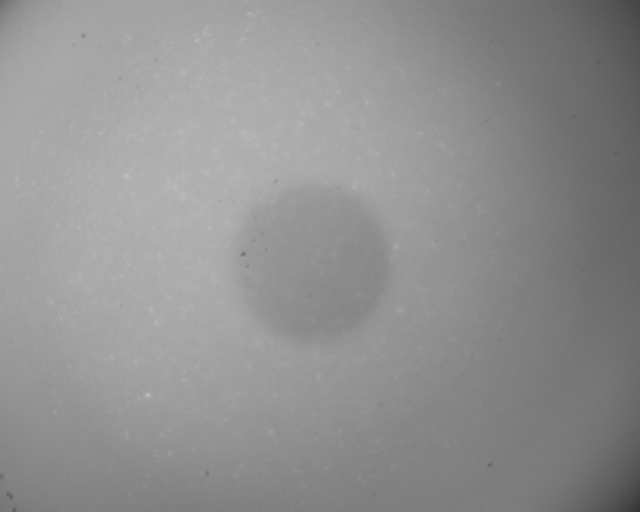
#> input picture Development/DatasetReal/0.677/0.677_600_0.png, 1280 x 1024 px (shown at 1/2 size); its folder holds 3 pictures in this run
$ jupyter execute --allow-errors regression.ipynb
#> lines starting #> are read from the running program, lines starting #| are printed output that depends on the picture
[cell 1]
import tensorflow as tf
import pandas as pd
from PIL import Image
import numpy as np
import matplotlib.pyplot as plt
from scipy import ndimage
import os
from skimage import data
from skimage import filters
from skimage import exposure

from sklearn.decomposition import PCA
#from sklearn.preprocessing import OneHotEncoder
from sklearn.preprocessing import LabelEncoder
from sklearn.model_selection import train_test_split
import pandas as pd
from sklearn.metrics import explained_variance_score
import cv2

import keras
from tensorflow.keras.models import Sequential
from keras.layers import Dense
from keras.layers import Input
from tensorflow.keras.optimizers import RMSprop
# Granulometry
from skimage import data
from skimage import filters
from skimage import exposure
#labelling
from skimage.morphology import label

[cell 2]
class Granulometry:
    def __init__(self, minDisc=1, maxDisc=30, growth=1):
        self.sizes = range(minDisc, maxDisc, growth)
        nb = int((maxDisc - minDisc) / growth)
        self.granulo = np.zeros(nb)

    def disk_structure(self, n):
        struct = np.zeros((2 * n + 1, 2 * n + 1))
        x, y = np.indices((2 * n + 1, 2 * n + 1))
        mask = (x - n)**2 + (y - n)**2 <= n**2
        struct[mask] = 1
        return struct.astype(bool)


    def granulometry(self, data):
        s = max(data.shape)
        if self.sizes is None:
            self.sizes = range(1, s/2, 2)
        self.granulo = [ndimage.binary_opening(data, structure=self.disk_structure(n)).sum() for n in self.sizes]
        return self.granulo

    def granulometry_with_step(self, data):
        s = max(data.shape)
        if self.sizes is None:
            self.sizes = range(1, s/2, 2)

        i = 0
        for n in self.sizes:
            print(i)
            opened = ndimage.binary_opening(data, structure=self.disk_structure(n))
            self.granulo[i] = opened.sum()
            plt.imshow(data, cmap=plt.cm.gray)
            plt.contour(opened, [0.5], colors='b', linewidths=2)
            plt.show()
            i += 1

        return self.granulo

    def plot_granulo(self):
        plt.plot(self.sizes, self.granulo, 'ok', ms=8)
        plt.show()

[cell 3]
def minMaxRescale(x):
    max_val = np.max(x)
    min_val = np.min(x)
    return (x - min_val)/(max_val - min_val)

def rescale(x):
    return x / 255.

[cell 4]
PATH = "DatasetReal/"

classes = {}
kernel = cv2.getStructuringElement(cv2.MORPH_ELLIPSE,(10,10))

for directory in os.listdir(PATH):
    print(directory)

    classes[directory] = {}

    for file in os.listdir(PATH+directory):

        image = cv2.imread(PATH+directory+"/"+file, 0)
#> image is the input picture: shape (1024, 1280); min 50, max 199, mean 144.7
        erode = cv2.erode(image,kernel)
        image = image - erode
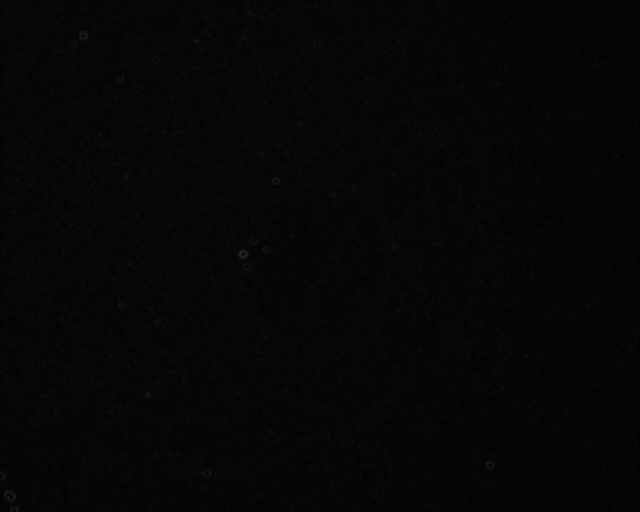
#> image: shape (1024, 1280) (shown at 1/2 size); min 0, max 52, mean 5.8

        image = cv2.cv2.resize(image, (320,256))
#> image: shape (256, 320)

        data = rescale(image)
#> in rescale, `return x / 255.`:
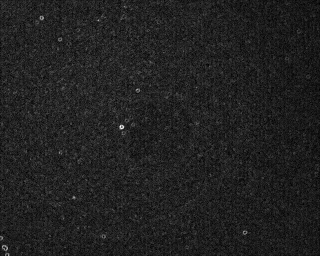
#> returned value: shape (256, 320) float64; min 0.00392, max 0.157, mean 0.0239; drawn with min black and max white

        MCL = file.split('_')[1]

        if MCL in classes[directory]:
            classes[directory][MCL].append(data)
        else:
            classes[directory][MCL] = []
            classes[directory][MCL].append(data)
#> pass 2 of the loop `for directory in os.listdir(PATH):`:
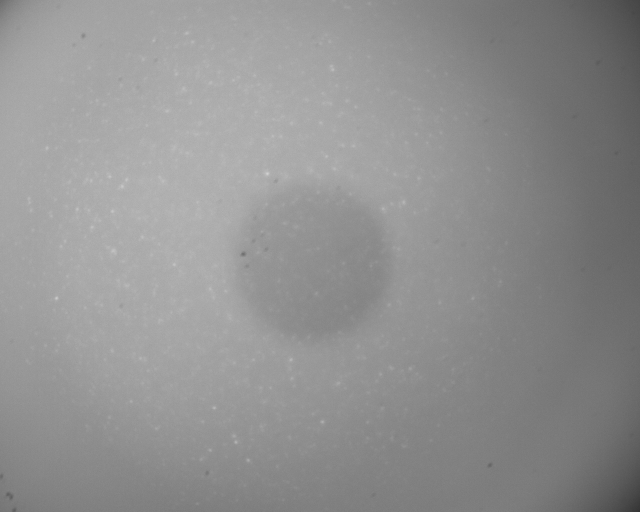
#> input picture Development/DatasetReal/0.725/0.725_600_0.png, 1280 x 1024 px (shown at 1/2 size)
#> image is the input picture: shape (1024, 1280); min 50, max 211, mean 144.6
#> `image = image - erode`:
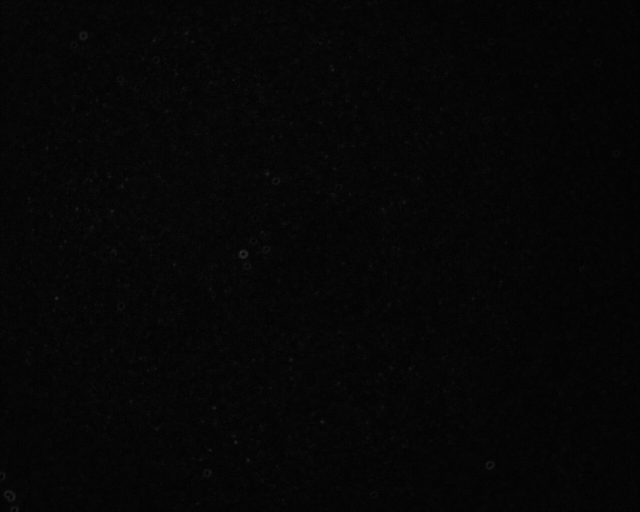
#> image: shape (1024, 1280) (shown at 1/2 size); min 0, max 50, mean 5.9
#> in rescale (call 4), `return x / 255.`:
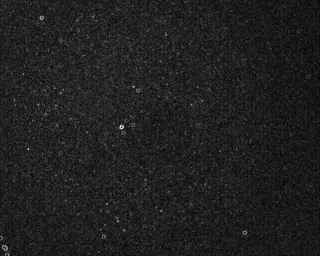
#> returned value: shape (256, 320) float64; min 0.00392, max 0.165, mean 0.0242; drawn with min black and max white

[cell 5]
nb_mcl = 1
nb_ra  = len(classes)
#> nb_ra = 2

gran = Granulometry(1, 20, 2)

X = []
Ra = []
MCL = []
Granulo = []
nbPoint = []

for key_ra, ra in classes.items():
    for key_mcl, mcl in classes[key_ra].items():
        for picture in mcl:

            image = picture
            #image preproc
            val = filters.threshold_otsu(image)
            image_otsu = image < val
            # granulo
            Granulo.append(gran.granulometry(image_otsu))
            #labeling
            label_image = label(image_otsu, connectivity=2)
            np_point = len(np.unique(label_image))
            nbPoint.append(np_point)

            X.append(picture.flatten())
            Ra.append(key_ra)
            MCL.append(key_mcl)
#> this loop made 2 passes
#> key_ra on passes 1 to 2: '0.677', '0.725'
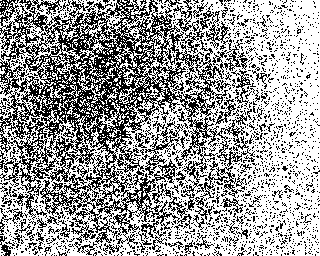
#> image_otsu: shape (256, 320) bool; 61.2% white; black in thin lines or dots
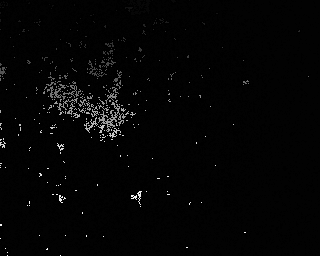
#> label_image: shape (256, 320) int32; min 0, max 375, mean 7; drawn with min black and max white
#> after the loop, Granulo = [[10387, 29, 0, 0, 0, 0, 0, 0, 0, 0], [33048, 5330, 452, 0, 0, 0, 0, 0, 0, 0], [10484, 67, 0, 0, 0, 0, 0, 0, 0, 0], [32479, 4786, 444, 0, 0, 0, 0, 0, 0, 0]]; MCL = ['600', '600', '600', '600']; Ra = ['0.677', '0.677', '0.677', '0.725']; X = 4 items; nbPoint = [2237, 293, 2291, 376]

data = {'X': X,
        'class': Ra,
        'MCL': MCL,
        'granulo': Granulo,
        'nbPoint': nbPoint
        }

df = pd.DataFrame(data)
#> df = table of 4 rows and 5 columns

print (df)
#> (printed output is left out)

[cell 6]
X2 = np.stack(df['granulo'].to_numpy())
X3 = np.stack(df['nbPoint'].to_numpy())
#> X3 = [2237, 293, 2291, 376]
y = df['class'].to_numpy()

# for classification
#enc = OneHotEncoder()
#y = enc.fit_transform(y.reshape(-1,1)).toarray()

y = y.astype(float)
#> y = [0.677, 0.677, 0.677, 0.725]

X2 = minMaxRescale(X2)
#> in minMaxRescale, `max_val = np.max(x)`: max_val = 33048
#> in minMaxRescale, `min_val = np.min(x)`: min_val = 0
X3 = minMaxRescale(X3).reshape(-1,1)
#> X3 = [0.973, 0, 1, 0.0415]
X = np.append(X2,X3,axis=1)
#X = np.append(X,X3,axis=1)
pca = PCA(n_components=3)
X = pca.fit_transform(X)
#> X = [[0.584, -0.00882, -0.00293], [-0.617, -0.00531, 0.00464], [0.604, 0.00846, 0.00306], [-0.571, 0.00566, -0.00477]]

X_train, X_test, y_train, y_test = train_test_split(X, y, test_size=0.2, shuffle=True)
#> X_train = [[-0.571, 0.00566, -0.00477], [-0.617, -0.00531, 0.00464], [0.584, -0.00882, -0.00293]]; X_test = [[0.604, 0.00846, 0.00306]]; y_train = [0.725, 0.677, 0.677]; y_test = [0.677]

[cell 7]
y_train = y_train.reshape(-1,1)
y_test = y_test.reshape(-1,1)
print(X_train.shape)
#| (3, 3)
print(y_train.shape)
#| (3, 1)
print(X_test.shape)
#| (1, 3)
print(y_test.shape)
#| (1, 1)

# MLP

[cell 8]
BATCH_SIZE = 64
def define_model():
    NB_HIDDEN_NEURON = 10

    model = Sequential()
    model.add(Input(shape=(X_train.shape[1],)))
    model.add(Dense(NB_HIDDEN_NEURON, kernel_initializer = 'glorot_uniform', activation = 'relu'))
    model.add(Dense(1, kernel_initializer = 'glorot_uniform', activation = 'linear'))
    model.summary()
    return model

[cell 9]
NB_FOLD = 10
IMAGE_BY_FOLD = len(X_train) / NB_FOLD
#> IMAGE_BY_FOLD = 0.3
folds = np.arange(NB_FOLD)
folds = np.repeat(folds, IMAGE_BY_FOLD)
#> folds = empty array

# just triming the rest of the division above
X_train_trim = X_train[:len(folds)]
#> X_train_trim = empty array
y_train_trim = y_train[:len(folds)]
#> y_train_trim = empty array

losses = []
val_losses = []
var_score = []

#> (the rest of this cell did not finish here and is left out)

#> (a cell that did not finish here is left out)

#> (a cell that did not finish here is left out)

#> (a cell that did not finish here is left out)

#> (a cell that did not finish here is left out)

#> (a cell that did not finish here is left out)

[cell 15]
import statsmodels.api as sm
#> (the rest of this cell did not finish here and is left out)

#> (a cell that did not finish here is left out)

#> (a cell that did not finish here is left out)

# Linear Regression

[cell 18]
from sklearn.linear_model import LinearRegression
from sklearn.metrics import mean_absolute_error

[cell 19]
reg = LinearRegression().fit(X_train, y_train)

[cell 20]
pred_train = reg.predict(X_train)
#> pred_train = [0.725, 0.677, 0.677]
print("Train mean absolute error: %.2f" % mean_absolute_error(y_train, pred_train))
#| Train mean absolute error: 0.00

[cell 21]
pred_test = reg.predict(X_test)
#> pred_test = [0.709]
print("Test mean absolute error: %.2f" % mean_absolute_error(y_test, pred_test))
#| Test mean absolute error: 0.03

[cell 22]
import pickle
print(explained_variance_score(y_test, pred_test))
#| 1.0
pkl_filename = "regression_linear.pkl"
with open(pkl_filename, 'wb') as file:
    pickle.dump(reg, file)
